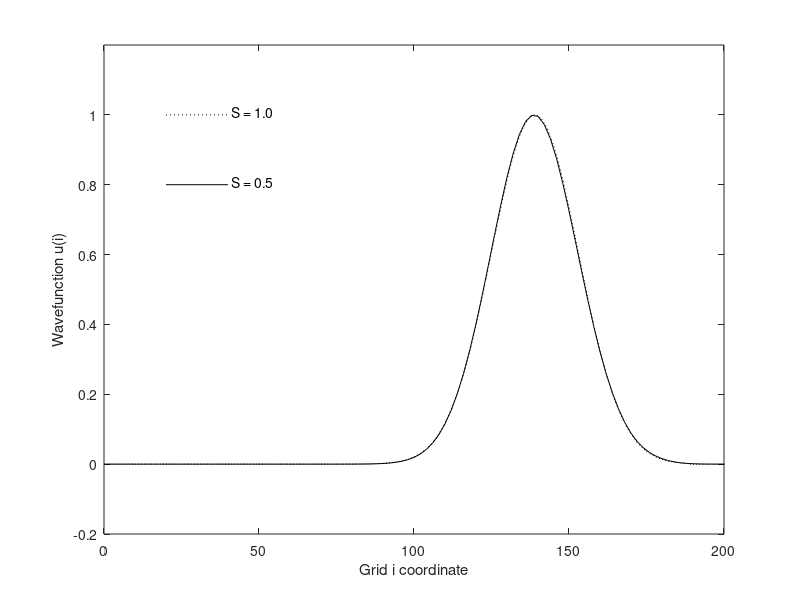

MATLAB code to generate this figure:
S = 1;
S1 = .5;

delta = 14;
mi = 50;

dx = 1;
dx1 = dx / S1;

x = 0:dx:200;
x1 = 0:dx1:200;

u = zeros(1, (200 / dx) + 1);
u1 = zeros(1, (200 / dx) + 1);

us = exp((-1 / 2) * ((x - mi) / delta).^2) ./ (delta * sqrt( 2 * pi));
us1 = exp((-1 / 2) * ((x - mi) / delta).^2) ./ (delta * sqrt( 2 * pi));

us = us / max(us);
us1 = us1 / max(us1);

u(1, 1) = us(1);
u1(1, 1) = us1(1);

n = 2;
n1 = 2;

while 1
    u(n, 1) = us(n);
    u1(n1, 1) = us1(n1);
    for i = 2:(200 / dx)
        u(n + 1, i) = (S^2 * (u(n, i + 1) - 2 *u(n, i) + u(n, i - 1))) + 2 * u(n, i) - u(n - 1, i);
    end
    for i = 2:(200 / dx1)
        u1(n1 + 1, i) = (S1^2 * (u1(n1, i + 1) - 2 *u1(n1, i) + u1(n1, i - 1))) + 2 * u1(n1, i) - u1(n1 - 1, i);
    end
    
    plot(x, u(n, :), 'r:', x / S1, u1(n1, :), 'black-')
    xlabel('Grid i coordinate')
    ylabel('Wavefunction u(i)')
    xticks([0 50 100 150 200])
    
    axis([0 200 -0.2 1.2])
    
    if (n == 190 / dx)
        if (n1 >= (160 / dx) * S1)
            plot(x, u(n, :), 'k:', x / S1, u1(n1, :), 'k-', [20 40], [0.8 0.8], 'k-', [20 40],[1 1], 'k:')
            xlabel('Grid i coordinate')
            ylabel('Wavefunction u(i)')
            xticks([0 50 100 150 200])

            axis([0 200 -0.2 1.2])
            
            text(41, 0.81, 'S = 0.5')
            text(41, 1.01, 'S = 1.0')
            pause(1);
            break;
        else
            n1 = n1 - 1;
        end
    else
       n = n + 1;
       n1 = n1 + 1; 
    end
    pause(.01);
end
